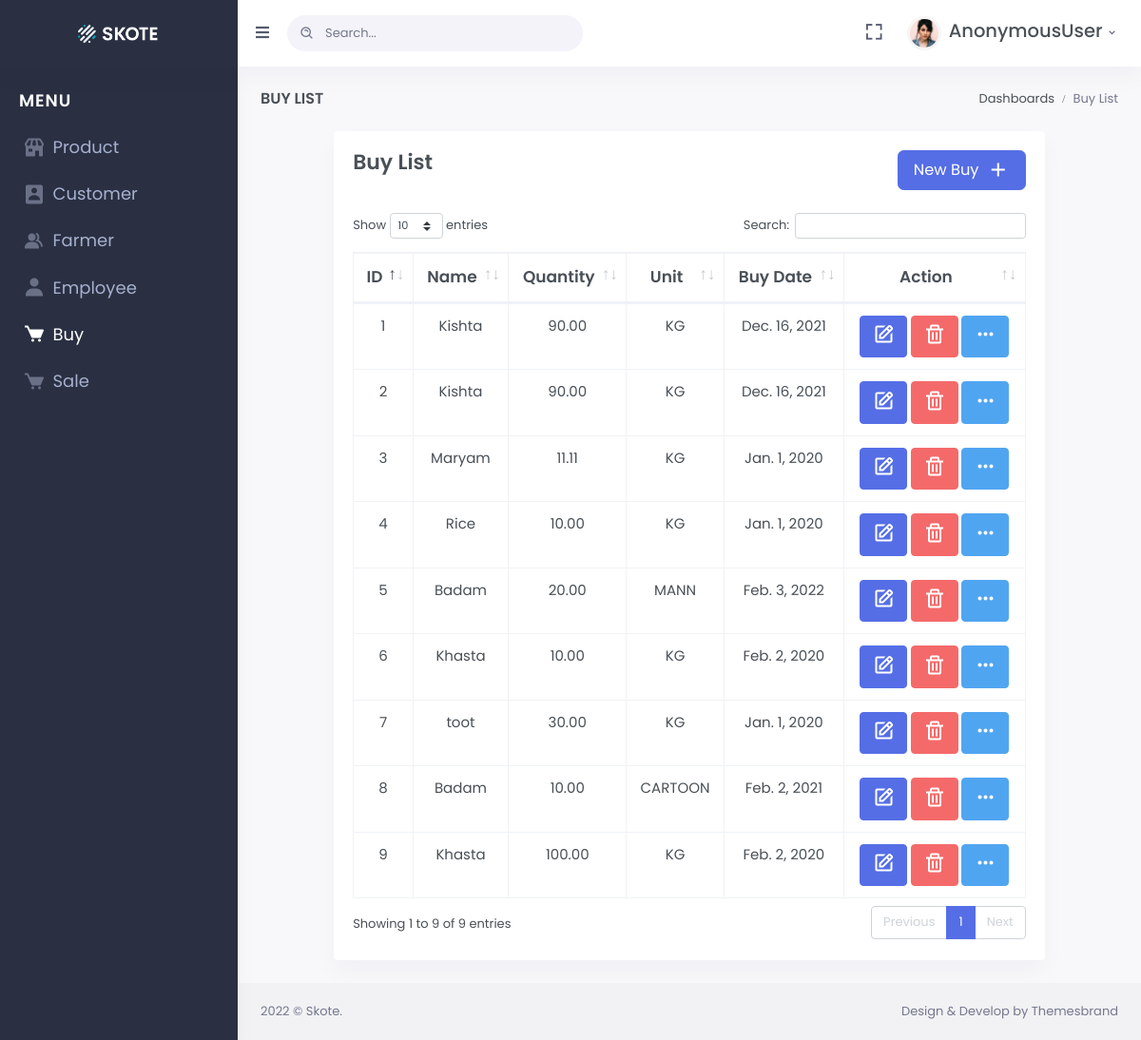
Screenshot of /buy/list/ with the database file from the repository.
### products/models.py (models this page shows, shortened)
class Buy(models.Model):
    UNITE = (
        ('KG','KG'),
        ('SER', 'SER'),
        ('MANN','MANN'),
        ('CARTOON', 'CARTOON'),
    )
    name = models.CharField(max_length=200)
    farmer = models.ForeignKey(Farmer, on_delete=models.SET_NULL, null=True)
    buyer = models.ForeignKey(Employee, on_delete=models.SET_NULL, null=True)
    quantity = models.DecimalField(decimal_places=2, max_digits=8, default=0)
    unite = models.CharField(max_length=20, choices=UNITE, default="KG")
    address = models.CharField(max_length=500)
    date = models.DateField()
    price = models.DecimalField(max_digits=6, decimal_places=2, default=0)
    total_amount = models.DecimalField(max_digits=10, decimal_places=4, default=0)
    paid_amount = models.DecimalField(max_digits=14, decimal_places=4, default=0)
    remined_amount = models.DecimalField(max_digits=14, decimal_places=4, default=0)
    description = models.CharField(max_length=500, blank=True , null=True)

### products/views.py (the view)
# urls.py: path("buy/list/", views.buy_list_view, name="buy-list"),
def buy_list_view(request):
    buys = Buy.objects.all()
    context = {
        'buys': buys
    }
    return render(request, 'buy/buy_list.html', context)

### products/templates/buy/buy_list.html (shortened to what this page needs)
{% extends 'base.html' %}
{% load static %}
{% block page_title %}
    Buy List
{% endblock page_title %}
{% block breadcrumb %}
<ol class="breadcrumb m-0">
    <li class="breadcrumb-item"><a href="javascript: void(0);">Dashboards</a></li>
    <li class="breadcrumb-item active font-size-40">Buy List</li>
</ol>{% endblock breadcrumb %}
{% block content %}
<div class="row">
    <div class="col-xl-10 m-auto">
        <div class="card">
            <div class="card-body">
                <div class="row">
                    <div class="col-lg-6">
                        <h4 class="card-title font-size-22">Buy List</h4>
                    </div>
                    <div class="col-lg-6">
                        <a href="{% url 'buy-create' %}" class="btn btn-lg btn-primary float-right rounded-xl mb-4">New Buy
                            <i class="bx bx-plus font-size-24 align-middle ml-1"></i>
                        </a>
                    </div>
                </div>
                <table id="datatable" class="table table-bordered dt-responsive nowrap"
                    style="border-collapse: collapse; border-spacing: 0; width: 100%;">
                    <thead>
                        <tr style="text-align:center">
                            <th class="font-size-17">ID</th>
                            <th class="font-size-17">Name</th>
                            <th class="font-size-17">Quantity</th>
                            <th class="font-size-17">Unit</th>
                            <th class="font-size-17">Buy Date</th>
                            <th class="font-size-17 ">Action</th>
                        </tr>
                    </thead>
                    <tbody>
                        {% for buy in buys %}
                        <tr style="text-align:center" >
                        <td class="font-size-15">{{forloop.counter}}</td>
                        <td class="font-size-15">{{ buy.name}}</td>
                        <td class="font-size-15">{{ buy.quantity}}</td>
                        <td class="font-size-15">{{ buy.unite}}</td>
                        <td class="font-size-15">{{ buy.date}}</td>
                        <td style="text-align:center">
                            <a href="{% url 'buy-update' buy.pk %}" class="btn btn-primary btn-md center">
                                <i class="bx bx-edit font-size-24"></i>
                            </a>
                            <button
                            data-toggle="modal"
                            data-target="#deleteEmp"
                            data-id="{{buy.pk}}"
                            data-name="{{buy.name}}"
                            class="btn btn-danger btn-md delete-btns">
                                <i class="bx bx-trash font-size-24"></i>
                            </button>
                            <a href="{% url 'buy-detail' buy.pk %}" class="btn btn-info btn-md ">
                                <i class="bx bx-dots-horizontal-rounded font-size-24"></i>
                            </a>
                        </td>
                    </tr>
                        {% endfor %}
                    </tbody>
                </table>
            </div>
        </div>
    </div>
</div>
{% endblock content %}

### rows the page displays
Buy: name "Kishta", quantity "90.00", unite "KG", date "Dec. 16, 2021"
Buy: name "Kishta", quantity "90.00", unite "KG", date "Dec. 16, 2021"
Buy: name "Maryam", quantity "11.11", unite "KG", date "Jan. 1, 2020"
Buy: name "Rice", quantity "10.00", unite "KG", date "Jan. 1, 2020"
Buy: name "Badam", quantity "20.00", unite "MANN", date "Feb. 3, 2022"
Buy: name "Khasta", quantity "10.00", unite "KG", date "Feb. 2, 2020"
Buy: name "toot", quantity "30.00", unite "KG", date "Jan. 1, 2020"
Buy: name "Badam", quantity "10.00", unite "CARTOON", date "Feb. 2, 2021"
Buy: name "Khasta", quantity "100.00", unite "KG", date "Feb. 2, 2020"

### other values shown
{{ request.user }} "AnonymousUser"
